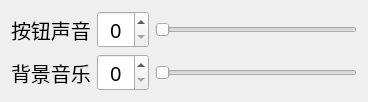
<?xml version="1.0" encoding="UTF-8"?>
<ui version="4.0">
 <class>GameSoundSetting</class>
 <widget class="QWidget" name="GameSoundSetting">
  <property name="geometry">
   <rect>
    <x>0</x>
    <y>0</y>
    <width>368</width>
    <height>68</height>
   </rect>
  </property>
  <property name="font">
   <font>
    <family>Arial Black</family>
    <pointsize>15</pointsize>
   </font>
  </property>
  <property name="windowTitle">
   <string>GameSoundSetting</string>
  </property>
  <layout class="QFormLayout" name="formLayout">
   <property name="formAlignment">
    <set>Qt::AlignLeading|Qt::AlignLeft|Qt::AlignVCenter</set>
   </property>
   <item row="0" column="0">
    <widget class="QLabel" name="label">
     <property name="text">
      <string>按钮声音</string>
     </property>
    </widget>
   </item>
   <item row="0" column="1">
    <layout class="QHBoxLayout" name="horizontalLayout" stretch="0,1">
     <item>
      <widget class="QSpinBox" name="buttonSoundSpinBox">
       <property name="alignment">
        <set>Qt::AlignCenter</set>
       </property>
       <property name="buttonSymbols">
        <enum>QAbstractSpinBox::UpDownArrows</enum>
       </property>
      </widget>
     </item>
     <item>
      <widget class="QSlider" name="buttonSoundSlider">
       <property name="orientation">
        <enum>Qt::Horizontal</enum>
       </property>
      </widget>
     </item>
    </layout>
   </item>
   <item row="1" column="0">
    <widget class="QLabel" name="label_2">
     <property name="text">
      <string>背景音乐</string>
     </property>
    </widget>
   </item>
   <item row="1" column="1">
    <layout class="QHBoxLayout" name="horizontalLayout_2" stretch="0,1">
     <item>
      <widget class="QSpinBox" name="bgmSpinBox">
       <property name="alignment">
        <set>Qt::AlignCenter</set>
       </property>
      </widget>
     </item>
     <item>
      <widget class="QSlider" name="bgmSlider">
       <property name="orientation">
        <enum>Qt::Horizontal</enum>
       </property>
      </widget>
     </item>
    </layout>
   </item>
  </layout>
 </widget>
 <resources/>
 <connections/>
</ui>
